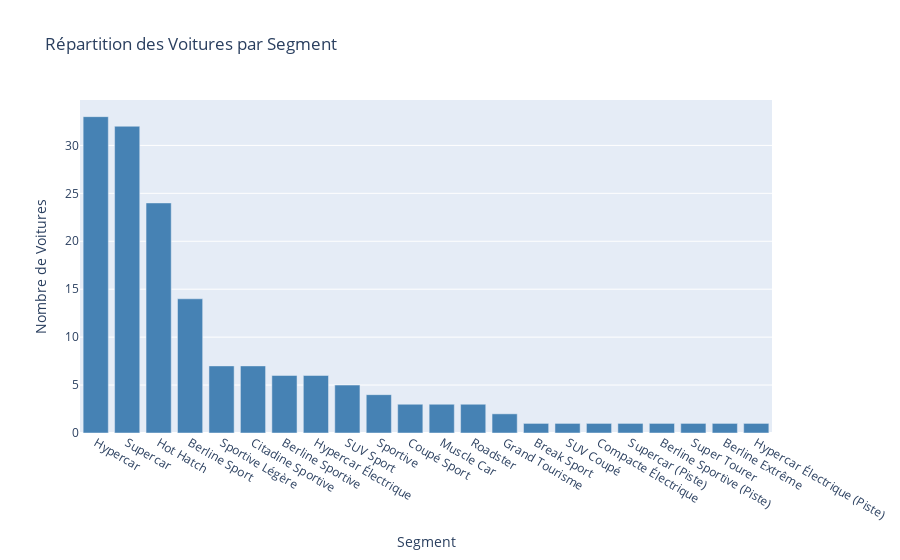

Notebook code for this chart:
### Code cell
# Graphique du nombre de voitures par segment
segment_counts = df['Segment'].value_counts().reset_index()
segment_counts.columns = ['Segment', 'count']

fig = px.bar(
    segment_counts,
    x='Segment',
    y='count',
    title='Répartition des Voitures par Segment',
    labels={'count': 'Nombre de Voitures'}
)
fig.update_traces(marker_color='steelblue')
fig.update_layout(showlegend=False)
fig.show()

### Figure 1 — Plotly figure (JSON) as saved in the notebook; plotly's stock layout.template omitted (floating-point values rounded to 4 significant figures)
{"data": [{"hovertemplate": "Segment=%{x}<br>Nombre de Voitures=%{y}<extra></extra>", "legendgroup": "", "marker": {"color": "steelblue", "pattern": {"shape": ""}}, "name": "", "orientation": "v", "showlegend": false, "textposition": "auto", "type": "bar", "x": ["Hypercar", "Supercar", "Hot Hatch", "Berline Sport", "Sportive Légère", "Citadine Sportive", "Berline Sportive", "Hypercar Électrique", "SUV Sport", "Sportive", "Coupé Sport", "Muscle Car", "Roadster", "Grand Tourisme", "Break Sport", "SUV Coupé", "Compacte Électrique", "Supercar (Piste)", "Berline Sportive (Piste)", "Super Tourer", "Berline Extrême", "Hypercar Électrique (Piste)"], "xaxis": "x", "y": [33, 32, 24, 14, 7, 7, 6, 6, 5, 4, 3, 3, 3, 2, 1, 1, 1, 1, 1, 1, 1, 1], "yaxis": "y"}], "layout": {"barmode": "relative", "legend": {"tracegroupgap": 0}, "showlegend": false, "title": {"text": "Répartition des Voitures par Segment"}, "xaxis": {"anchor": "y", "domain": [0, 1], "title": {"text": "Segment"}}, "yaxis": {"anchor": "x", "domain": [0, 1], "title": {"text": "Nombre de Voitures"}}}}
